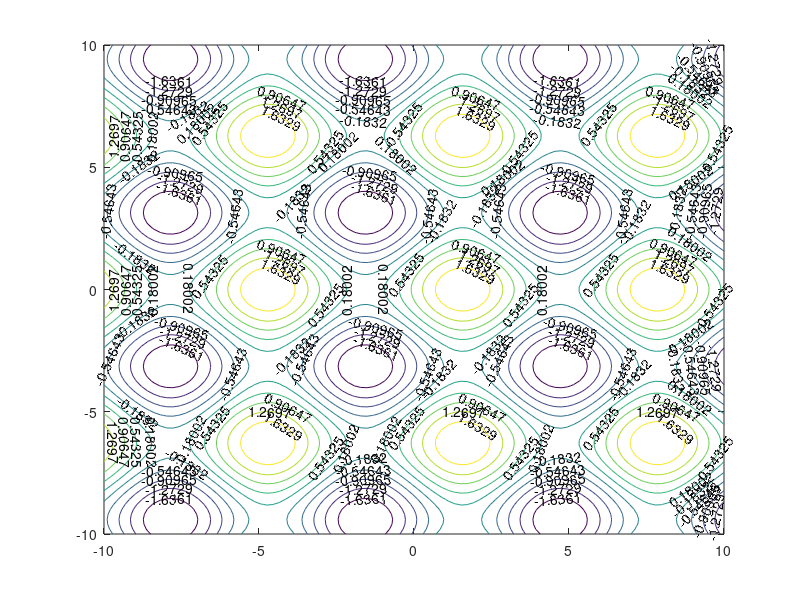

This chart was generated by the following MATLAB code: (Note: this script raises an error after producing the figure.)
%%Replacement Phase
N =100
Min = -10;
Max = 10;

%%Initialization
Population = Min + rand(N, 2)*(Max-Min);
Di=0.1

x = Min:0.2:Max;
y = Min:0.2:Max;
x = linspace(Min,Max); 
y = linspace(Min,Max);

[X,Y] = meshgrid(x,y);
%Z = -X.^2 - Y.^2;
Z = sin(X) + cos(Y);
figure
s = contour(X,Y,Z,'ShowText','on');
%hold on
%Z = (1-X).^2 + 100*(Y-X.^2).^2;

%Evaluate points

Penalized = []
pause(1)
count = 0
%Ranks = zeros(500,2)
while count < N
    Niche_i = []
    F = sin(Population(:,1)) + cos(Population(:,2));
  while size(Population,1) > 0
    %Select the best individual with max fitness
    [Reference_Point, I] = max(F);
    Reference_Point = Population(I,:)
    [Population, PS] = removerows(Population,'ind',I)
    F(I)=[]
     if(size(Population,1)>1)
    %Find the nearest points to the reference
    [ID, D] = knnsearch(Population, Reference_Point, 'k', size(Population,1));
    Penalized = [Penalized ; Population(ID(D<Di),:)];
    [Population, PS] = removerows(Population,'ind',ID(D<Di));
    F(ID(D<Di))=[];
     end
    Niche_i = [ Niche_i; Reference_Point];
     
 end
 
 if(size(Niche_i,1)==1)
       [ID, D] = knnsearch(Penalized, Niche_i, 'k', size(Penalized,1));
       [D, I] = max(D)
       Niche_i = [Niche_i; Penalized(ID(I),:) ]
 end
 count = count +size(Niche_i,1)
 Population = Penalized
 Penalized=[]
    %Ranks(i) = Niche_i
  %  s = contour(X,Y,Z,'ShowText','on');
 % hold on
    s = scatter( Niche_i(:,1),Niche_i(:,2), 90, 'filled');
    %hold all
pause(1)
end





 
 